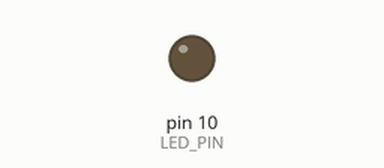
The sketch below on a simulated Arduino Uno, built with avr-gcc and run on an emulated ATmega328P. Shown: output pins drawn as LEDs (lit = HIGH). Dashed ring = blinking.

Above: at 1.0 s.
At 2.5 s:
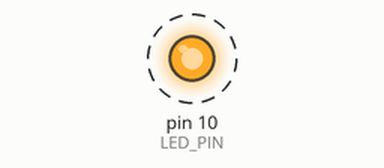
Timing chart, 0 to 4.6 s (numbered marks = the images above):
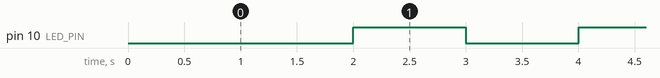

The sketch:

excercise_1.ino
```cpp
#define LED_PIN 10
#define CALC_INTERVAL 1000

// Switch between Part i and ii by defining i or ii
#define ii

unsigned long timer;
unsigned long next_calc;
#ifdef ii
int led_state;
#endif

void setup() {
  pinMode(LED_PIN, OUTPUT);
  next_calc = millis() + CALC_INTERVAL;
  #ifdef ii
  led_state = HIGH;
  #endif
}

void loop() {
  /* i)*/
  #ifdef i
  delay(1000);
  digitalWrite(LED_PIN, 1);
  delay(1000);
  digitalWrite(LED_PIN, 0);
  #endif

  /*  ii) The delay function internally calls the micros function in a while loop and therefore during the execution of the delay
  * function we can't perform other things. This is also called active waiting and basically means we're wasting
  * calculation time. */
  #ifdef ii
  if (millis() >= next_calc) {
    if(led_state) {
      led_state = LOW;
    } else {
      led_state = HIGH;
    }
    digitalWrite(LED_PIN, led_state);
    next_calc += CALC_INTERVAL;
  }
  #endif
}
```

Measured:
- by itself, pin 10 (LED_PIN): alternates HIGH for 1.0 s and LOW for 1.0 s
